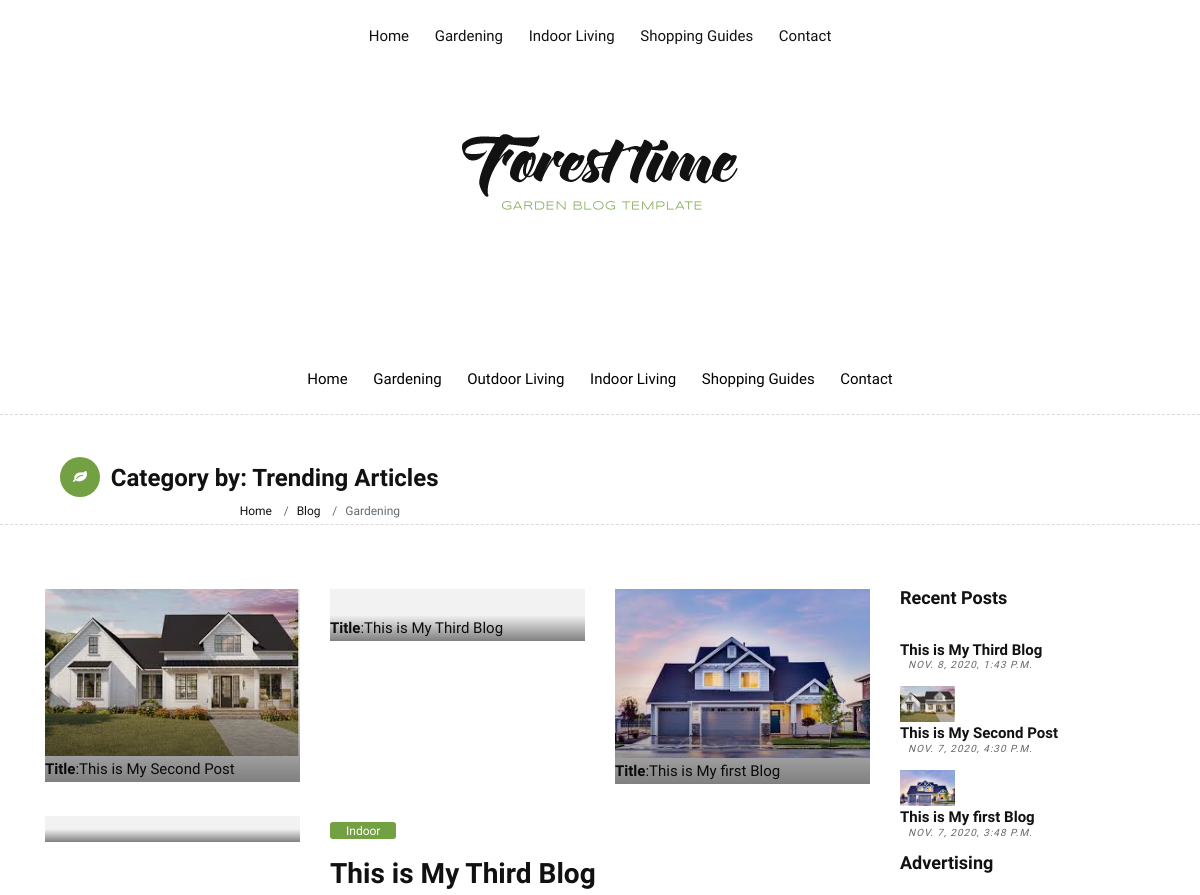
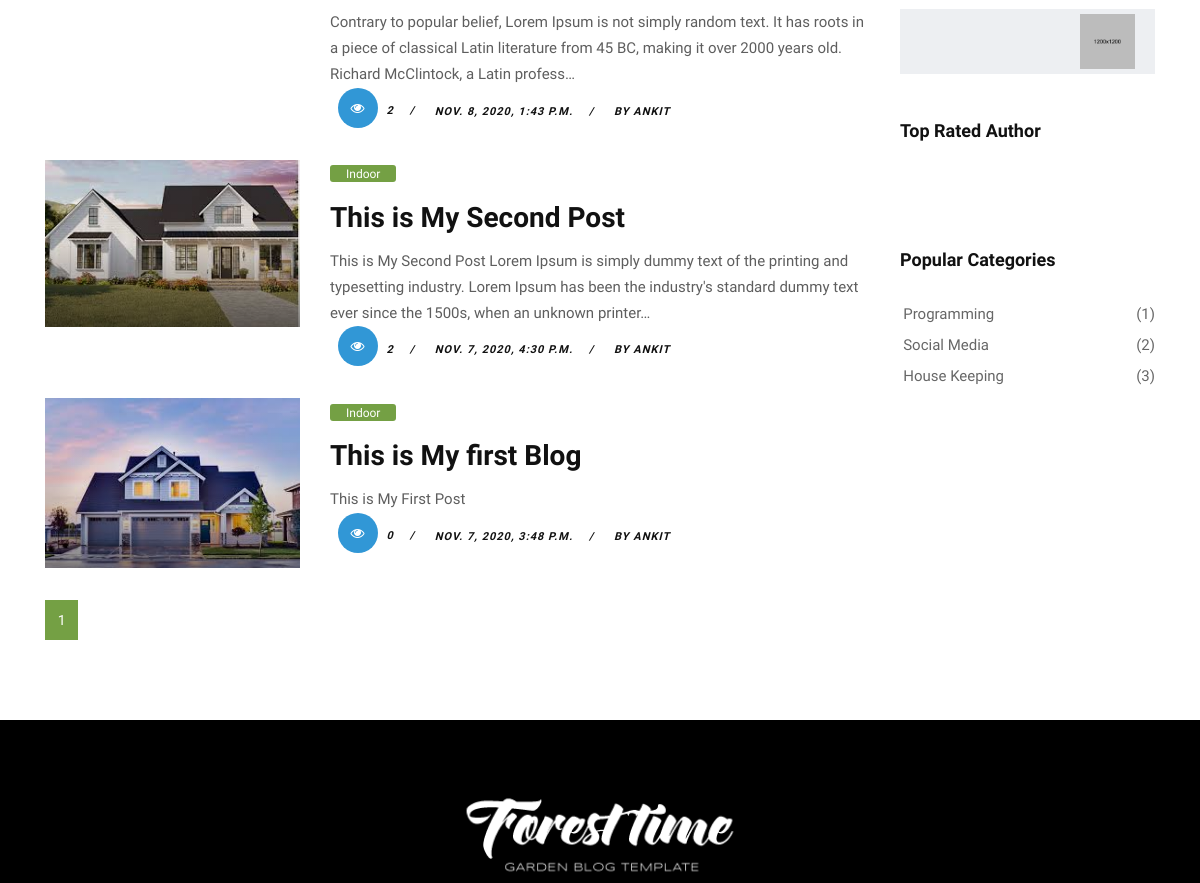
/ (upper part), run on an earlier commit of the app's database (2 pictures, top to bottom).
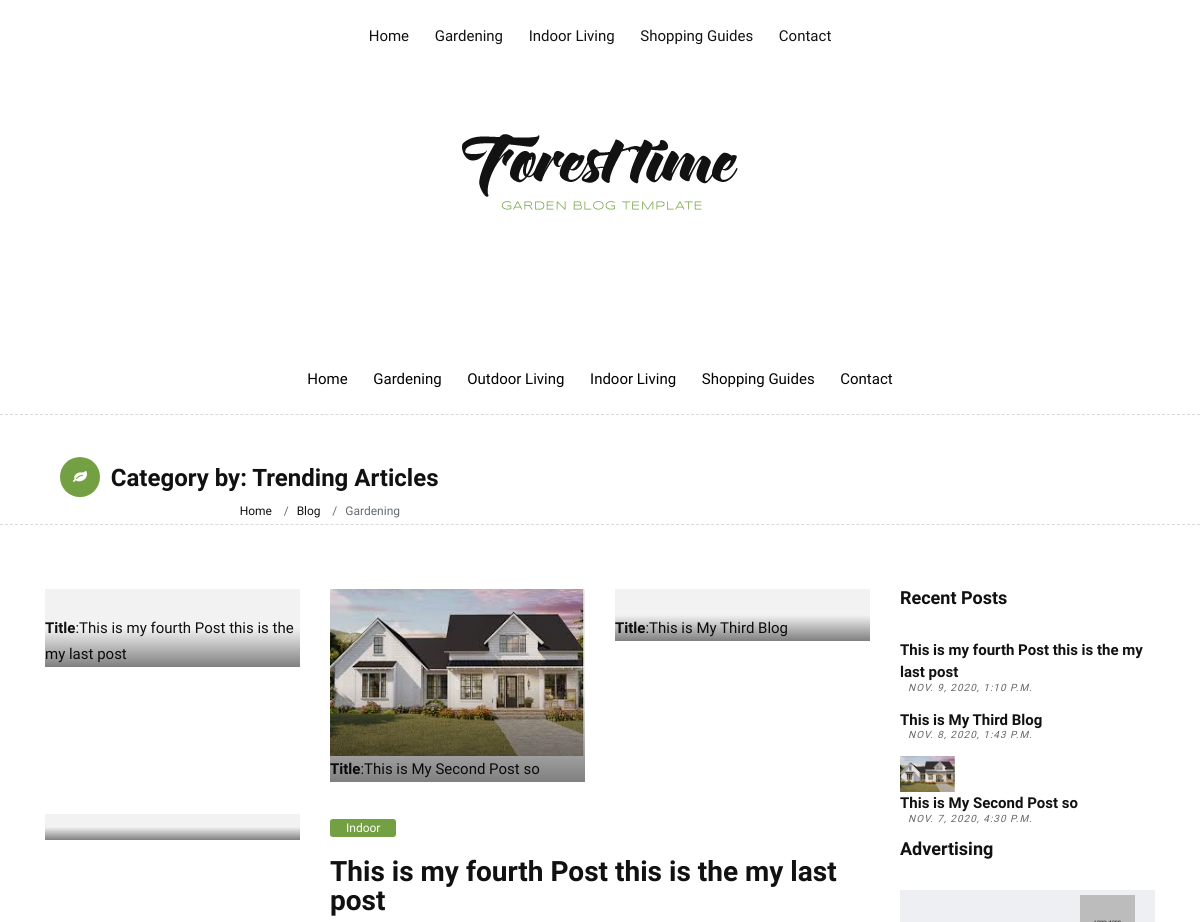
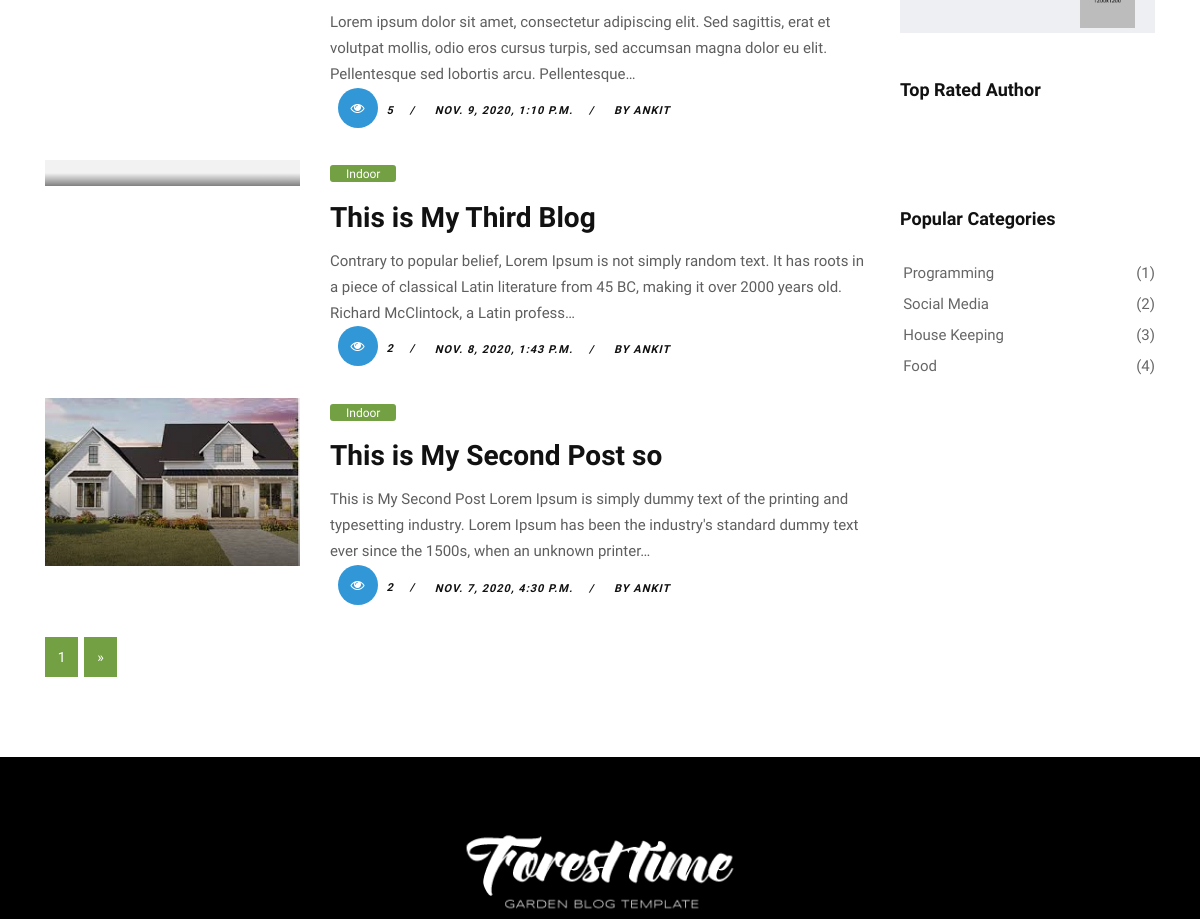
And on a later commit of the database (2 pictures, top to bottom).
### blog/models.py (models this page shows, shortened)
class Post(models.Model):
    title = models.CharField(max_length=200)
    overview = models.TextField()
    slug = models.SlugField(null=True,blank=True)
    body_text = RichTextUploadingField(null = True,blank=True)
    highlight_line = models.CharField(max_length=1000 ,blank = True)
    Highlight_explanation= models.TextField(null=True)
    Highlighttopic_img = models.ImageField(upload_to = 'Highlighttopic_img',blank = True)
    time_upload = models.DateTimeField(auto_now_add=True)
    auther = models.ForeignKey(Author,on_delete=models.CASCADE)
    thumbnail = models.ImageField(upload_to = 'thumbnails')
    publish  =  models.BooleanField()
    category = models.ManyToManyField(Category)
    read = models.IntegerField(default=0)
    class Meta:
        ordering = ['-pk']

class  Author(models.Model):
    user = models.OneToOneField(User,on_delete=models.CASCADE)
    rate = models.IntegerField(default = 0)
    auther_image = models.ImageField(upload_to = 'autherpic',null = True)
    def __str__(self):
        return f'{self.user}'

class Category(models.Model):
    title = models.CharField(max_length=20)

### blog/views.py (the view)
# urls.py: 2. Add a URL to urlpatterns:  path('', views.home, name='home')
def home(request):
    if request.method == 'POST':
        email = request.POST.get('email')
        value = subscribe(email = email)
        value.save()
    week_ago = datetime.date.today() - datetime.timedelta(days= 7)
    trends = Post.objects.filter(time_upload__gte = week_ago).order_by('-read')
    TopAuthors = Author.objects.order_by('-rate')[:4]
    AuthorsPost = [Post.objects.filter(auther = author).first() for author in TopAuthors  ]
    categories = Category.objects.all()
    Recentpost = Post.objects.all().order_by('-time_upload')
    all_post = Paginator(Post.objects.filter(publish = True),3)
    page = request.GET.get('page')
    try:
        posts = all_post.page(page)
    except PageNotAnInteger:
        posts = all_post.page(1)
    except EmptyPage:
        posts = all_post.page(all_post.num_pages)
    context = {
        'posts':posts,
        'trends':trends[:3],
        'author_post':AuthorsPost[:4],
        'cats':categories,
        'Recentpost':Recentpost[:3]
    }
    return render(request,'blog/garden-index.html',context)

### blog/templates/blog/garden-index.html (shortened to what this page needs)
{% extends 'blog/base.html' %}
{% load static  %}
{% block body %}
    <div id="wrapper">
        <div class="header-section">
            <div class="container">
                <div class="row">
                    <div class="col-md-12">
                        <div class="logo">
                            <a href="garden-index.html"><img src="{% static 'images/version/garden-logo.png' %}" alt=""></a>
                        </div>
                    </div>
                </div>
            </div>
        </div>
        <header class="header" style="margin-top: 100px;" >
            <div class="container">
                <nav class="navbar navbar-inverse navbar-toggleable-md">
                    <div class="collapse navbar-collapse justify-content-md-center" id="Forest Timemenu"">
                        <ul class="navbar-nav" >
                            <li class="nav-item ">
                                <a class="nav-link color-green-hover" style="color: black; href="{% url 'home' %}">Home</a>
                            </li>
                            <li class="nav-item">
                                <a class="nav-link color-green-hover" style="color: black; href="{% url 'categories' %}">Gardening</a>
                            </li>
                            <li class="nav-item">
                                <a class="nav-link color-green-hover" style="color: black; href="garden-category.html">Outdoor Living</a>
                            </li>
                            <li class="nav-item">
                                <a class="nav-link color-green-hover" style="color: black;  href="garden-category.html">Indoor Living</a>
                            </li>
                            <li class="nav-item">
                                <a class="nav-link color-green-hover" style="color: black; href="garden-category.html">Shopping Guides</a>
                            </li>
                            <li class="nav-item">
                                <a class="nav-link color-green-hover" style="color: black; href="garden-contact.html">Contact</a>
                            </li>
                        </ul>
                    </div>
                </nav>
            </div>
        </header>
        <div class="page-title wb">
            <div class="container">
                    <div class="col-lg-8 col-md-8 col-sm-12 col-xs-12">
                        <h2><i class="fa fa-leaf bg-green"></i> Category by: Trending Articles</h2>
                    </div>
                    <div class="col-lg-4 col-md-4 col-sm-12 hidden-xs-down hidden-sm-down">
                        <ol class="breadcrumb">
                            <li class="breadcrumb-item"><a href="#">Home</a></li>
                            <li class="breadcrumb-item"><a href="#">Blog</a></li>
                            <li class="breadcrumb-item active">Gardening</li>
                        </ol>
                    </div>
                </div>
        <section class="section wb">
            <div class="container">
                <div class="row">
                    <div class="col-lg-9 col-md-12 col-sm-12 col-xs-12">
                        <div class="page-wrapper">
                            <div class="blog-list clearfix">
                                <div class="blog-box row">
                                    {% for trend in trends  %}
                                    <div class="col-md-4">
                                        <div class="post-media">
                                            <a href="garden-single.html" title="">
                                                <img src="{{trend.thumbnail.url}}" alt="" class="img-fluid">
                                                <div class="bottom-left"> <b>Title</b>:{{trend.title | truncatechars:'100'}}</div>
                                                <div class="hovereffect"></div>
                                            </a>
                                        </div>
                                    </div>
                                    {% endfor %}
                                </div>
                                {% for post in posts %}
                                <div class="blog-box row">
                                    <div class="col-md-4">
                                        <div class="post-media">
                                            <a href="garden-single.html" title="">
                                                <img src="{{post.thumbnail.url}}" alt="" class="img-fluid">
                                                <div class=
                                                "hovereffect"></div>
                                            </a>
                                        </div>
                                    </div>
                                    <div class="blog-meta big-meta col-md-8">
                                        <span class="bg-aqua"><a href="#" title="">Indoor</a></span>
                                        <h4><a href="{% url 'post' post.id %}" title="">{{post.title}}</a></h4>
                                        <p>{{post.overview |truncatechars:'200'}}</p>
                                        <small><a href="{% url 'post' post.id %}" title=""><i class="fa fa-eye"></i> {{post.read}}</a></small>
                                        <small><a href="{% url 'post' post.id %}" title="">{{post.time_upload}}</a></small>
                                        <small><a href="{% url 'post' post.id %}" title="">by {{post.auther}}</a></small>
                                    </div>
                                </div>
                                {% endfor  %}
                            </div>
                        </div>
                        <div class="row">
                            <div class="col-md-12">
                                <nav aria-label="Page navigation example">
                                    <ul class="pagination">
                                      <li class="page-item"><a class="page-link" href="#">{{posts.number}}</a></li>
                                      {% if posts.has_next  %}
                                      <li class="page-item">
                                        <a class="page-link" href="?page={{posts.next_page_number}}" aria-label="Next">
                                          <span aria-hidden="true">&raquo;</span>
                                        </a>
                                      </li>
                                      {% endif  %}
                                    </ul>
                                  </nav>
                            </div>
                        </div>
                    </div>
                    <div class="col-lg-3 col-md-12 col-sm-12 col-xs-12">
                        <div class="sidebar">
                            <div class="widget">
                                <h2 class="widget-title">Recent Posts</h2>
                                <div class="blog-list-widget">
                                    {% for recent in Recentpost  %}
                                    <div class="list-group">
                                        <a href="" class="list-group-item list-group-item-action flex-column align-items-start">
                                            <div class="w-100 justify-content-between">
                                                <img src="{{recent.thumbnail.url}}" alt="" class="img-fluid float-left">
                                                <h5 class="mb-1">{{recent.title}}</h5>
                                                <small>{{recent.time_upload}}</small
                                            </div>
                                        </a>
                                    </div>
                                    {% endfor  %}
                                </div>
                            </div>
                            <div class="widget">
                                <h2 class="widget-title">Advertising</h2>
                                <div class="banner-spot clearfix">
                                    <div class="banner-img">
                                        <img src="upload/banner_04.jpg" alt="" class="img-fluid">
                                    </div>
                                </div>
                            </div>
                            <div class="widget">
                                <h2 class="widget-title">Top Rated Author </h2>
                                <div class="instagram-wrapper clearfix">
                                    {% for author in author_post   %}
                                     <a href="#"><img src="{{author.thumbnail.url}}" width="45%" style="border-radius: 20%;" alt="" class="img-fluid"></a>
                                    {% endfor   %}
                                </div>
                            </div>
                            <div class="widget">
                                <h2 class="widget-title">Popular Categories</h2>
                                <div class="link-widget">
                                    {% for cat in cats   %}
                                    <ul>
                                        <li><a href="#">{{cat.title}} <span>({{forloop.counter}})</span></a></li>
                                    </ul>
                                    {% endfor %}
                                </div>
                            </div>
                        </div>
                    </div>
                </div>
            </div>
        </section>
        <footer class="footer">
            <div class="container">
                <div class="row">
                    <div class="col-lg-8 offset-lg-2">
                        <div class="widget">
                            <div class="footer-text text-center">
                                <a href="index.html"><img src="images/version/garden-footer-logo.png" alt="" class="img-fluid"></a>
                            </div>
                        </div>
                    </div>
                </div>
            </div>
        </footer>
    </div>
{% endblock   %}

### blog/templates/blog/base.html (shortened to what this page needs)
{% load static %}
<!DOCTYPE html>
<html lang="en">
    <link href="{% static 'css/bootstrap.css' %}" rel="stylesheet">
    <link href="{% static 'css/font-awesome.min.css' %}" rel="stylesheet">
    <link href="blog/style.css" rel="stylesheet">
    <link href="{% static 'css/responsive.css' %}" rel="stylesheet">
    <link href="{% static 'css/colors.css' %}" rel="stylesheet">
    <link href="{% static 'css/version/garden.css' %}" rel="stylesheet">
</head>
<body>
    <header class="header">
        <div class="container">
            <nav class="navbar navbar-inverse navbar-toggleable-md">
                <div class="collapse navbar-collapse justify-content-md-center" id="Forest Timemenu">
                    <ul class="navbar-nav">
                        <li class="nav-item">
                            <a class="nav-link color-green-hover" href="{% url 'home' %}">Home</a>
                        </li>
                        <li class="nav-item">
                            <a class="nav-link color-green-hover" href="{% url 'categories' %}">Gardening</a>
                        </li>
                        <li class="nav-item">
                            <a class="nav-link color-green-hover" href="garden-category.html">Indoor Living</a>
                        </li>
                        <li class="nav-item">
                            <a class="nav-link color-green-hover" href="garden-category.html">Shopping Guides</a>
                        </li>
                        <li class="nav-item">
                            <a class="nav-link color-green-hover" href="garden-contact.html">Contact</a>
                        </li>
                    </ul>
                </div>
            </nav>
        </div>
    </header>
    {% block body %} {% endblock %}
</body>
</html>

### AnkitBlog/static/css/colors.css (style rules this page uses)
.tag-cloud-single span, .page-title i, .btn:hover, .sitemap-wrapper .year, .btn:focus, .navbar-inverse .navbar-toggler { color: #ffffff !important; background-color: #3197d6; }
.page-title .bg-aqua, .masonry-box:hover .blog-meta span.bg-aqua, .color-aqua a { background-color: #2ad2c9 !important; }
.page-title .bg-green, .masonry-box:hover .blog-meta span.bg-green, .color-green a { background-color: #34bf49 !important; }

### AnkitBlog/static/css/version/garden.css (style rules this page uses)
h1, h2, h3, h4, h5, body, p, .topbar-section, .navbar-inverse .navbar-nav .nav-link, .header .dropdown-menu, .navbar-nav .nav-link { font-family: 'Droid Sans', serif; }
.blog-list .blog-meta.big-meta h4 { margin-left: 0; margin-top: 0; padding: 1rem 0; }
.footer { background-image: none; }
.blog-list-widget .mb-1 { font-weight: bold; }
.navbar-inverse .navbar-nav .nav-link, .navbar-nav .nav-link { font-weight: 400; }
.blog-meta span { background-color: #111111; border-radius: 3px; font-size: 12px; padding: 0.1rem 1rem; }
.header .dropdown-item:hover, .header .dropdown-item:focus, .blog-meta span, .blog-meta span a, .footer p, .footer a, .page-link, .page-link:hover, .topbar-section a:hover, .topbar-section a:focus, .topbar-section a, .topbar-section i { color:#ffffff !important; }
.footer { background-color: #000000 !important; }
.small-title, .page-title .bg-green, .masonry-box:hover .blog-meta span.bg-green, .color-green a, .navbar-toggler, .masonry-box:hover .blog-meta span.bg-aqua, .blog-meta span.bg-aqua, .search-form .btn:hover, .search-form .btn:focus, .search-form .btn, .btn, .btn:hover, .dropdown-item:hover, .dropdown-item:focus, .btn:focus, .dmtop, .page-link, .topbar-section { color:#ffffff !important; background-color: #74a044 !important; border-color: #74a044 !important; }

What changed in the data, as far as the page shows it:
no longer on this page (row edited): Post: thumbnail (picture), title "This is My first Blog", overview "This is My First Post", read "0", time_upload "NOV. 7, 2020, 3:48 P.M.", auther "ANKIT"
added Post: title "This is my fourth Post this is the my last post", overview "Lorem ipsum dolor sit amet, consectetur adipiscing elit. Sed sagittis, erat et volutpat mollis, odio eros cursus turpis, sed accumsan magna dolor eu elit. Pellentesque sed lobortis arcu. Pellentesque…", read "5", time_upload "NOV. 9, 2020, 1:10 P.M.", auther "ANKIT"
changed Post: title "This is My Second Post" → "This is My Second Post so"
added Category: title "Food"
